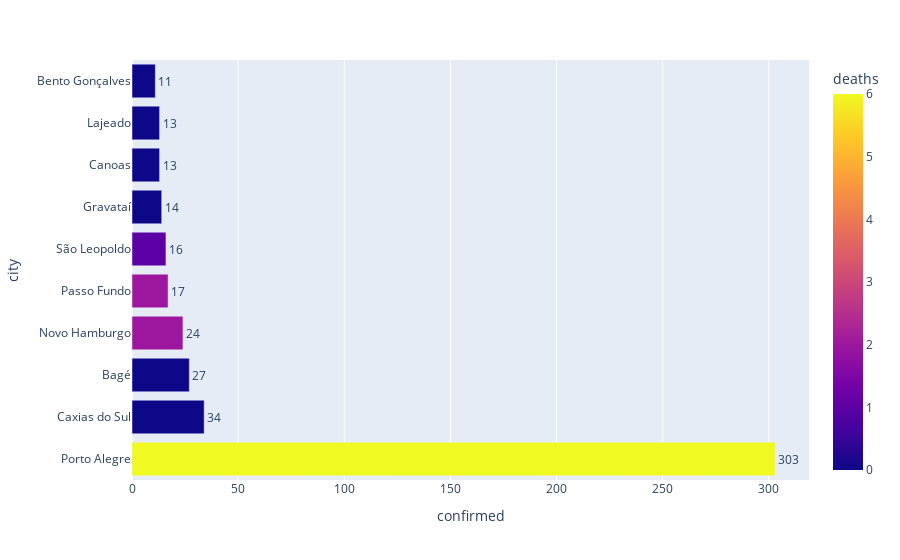

Notebook cell for this chart:
### Code cell
import plotly.express as px


fig = px.bar(rs.head(10), y='city', x='confirmed',color='deaths', text='confirmed',orientation='h')

fig.update_traces( textposition='outside')
fig.update_layout(uniformtext_minsize=8, uniformtext_mode='hide')
fig.show()

### Figure 1 — Plotly figure (JSON) as saved in the notebook; plotly's stock layout.template omitted (floating-point values rounded to 4 significant figures)
{"data": [{"alignmentgroup": "True", "hovertemplate": "confirmed=%{text}<br>city=%{y}<br>deaths=%{marker.color}<extra></extra>", "legendgroup": "", "marker": {"color": [6, 0, 0, 2, 2, 1, 0, 0, 0, 0], "coloraxis": "coloraxis"}, "name": "", "offsetgroup": "", "orientation": "h", "showlegend": false, "text": [303, 34, 27, 24, 17, 16, 14, 13, 13, 11], "textposition": "outside", "type": "bar", "x": [303, 34, 27, 24, 17, 16, 14, 13, 13, 11], "xaxis": "x", "y": ["Porto Alegre", "Caxias do Sul", "Bagé", "Novo Hamburgo", "Passo Fundo", "São Leopoldo", "Gravataí", "Canoas", "Lajeado", "Bento Gonçalves"], "yaxis": "y"}], "layout": {"barmode": "relative", "coloraxis": {"colorbar": {"title": {"text": "deaths"}}, "colorscale": [[0, "#0d0887"], [0.1111, "#46039f"], [0.2222, "#7201a8"], [0.3333, "#9c179e"], [0.4444, "#bd3786"], [0.5556, "#d8576b"], [0.6667, "#ed7953"], [0.7778, "#fb9f3a"], [0.8889, "#fdca26"], [1, "#f0f921"]]}, "legend": {"tracegroupgap": 0}, "margin": {"t": 60}, "uniformtext": {"minsize": 8, "mode": "hide"}, "xaxis": {"anchor": "y", "domain": [0, 1], "title": {"text": "confirmed"}}, "yaxis": {"anchor": "x", "domain": [0, 1], "title": {"text": "city"}}}}
